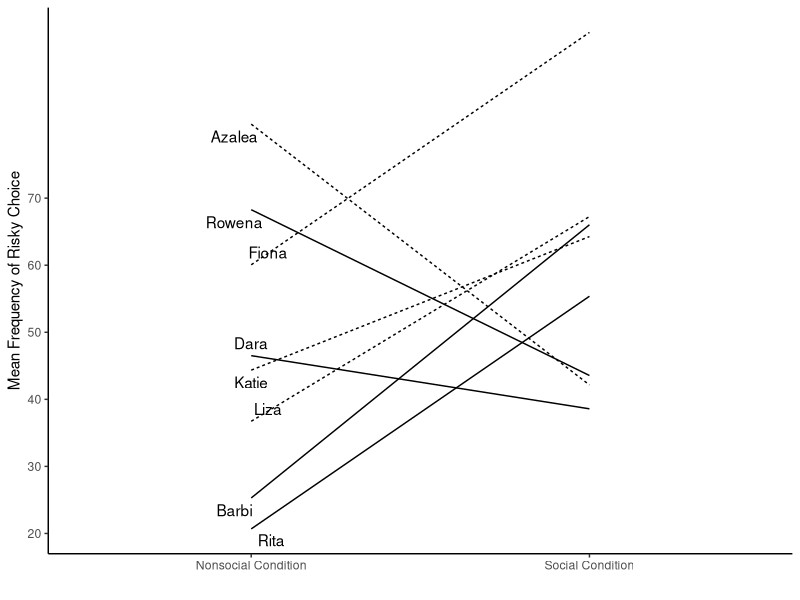
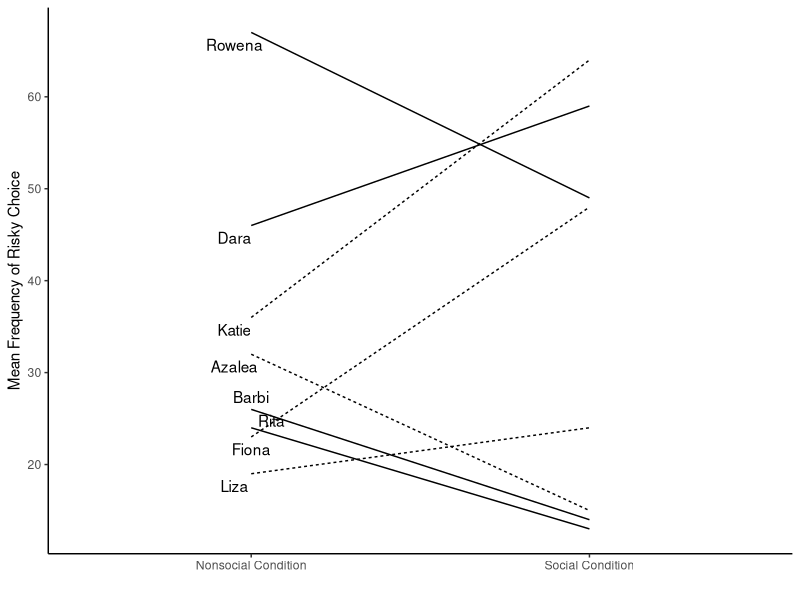
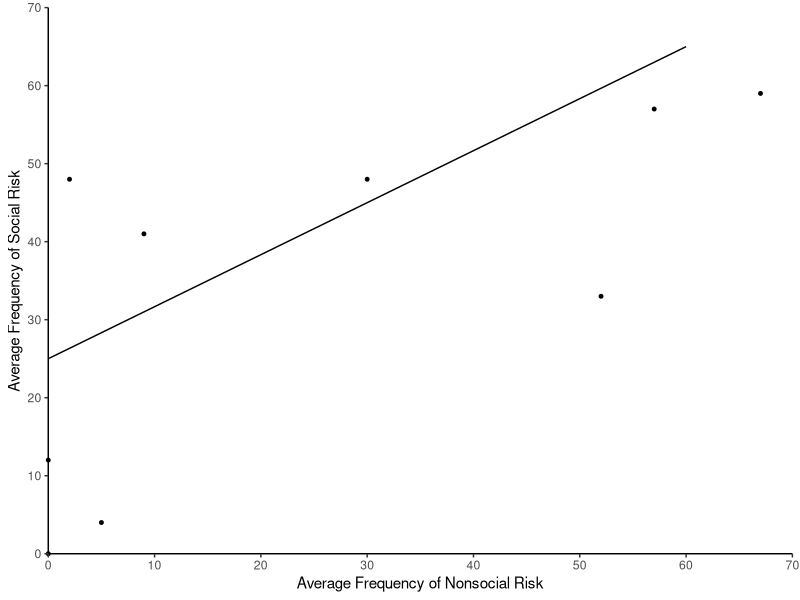
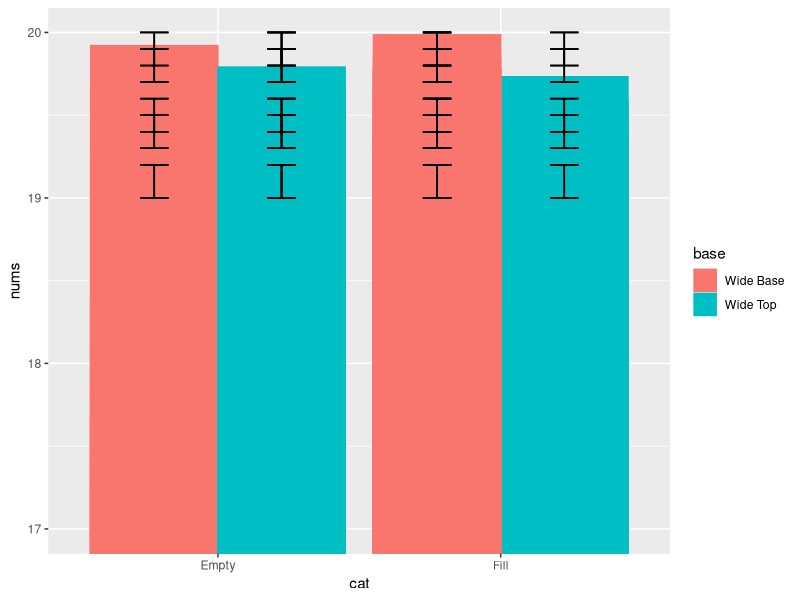
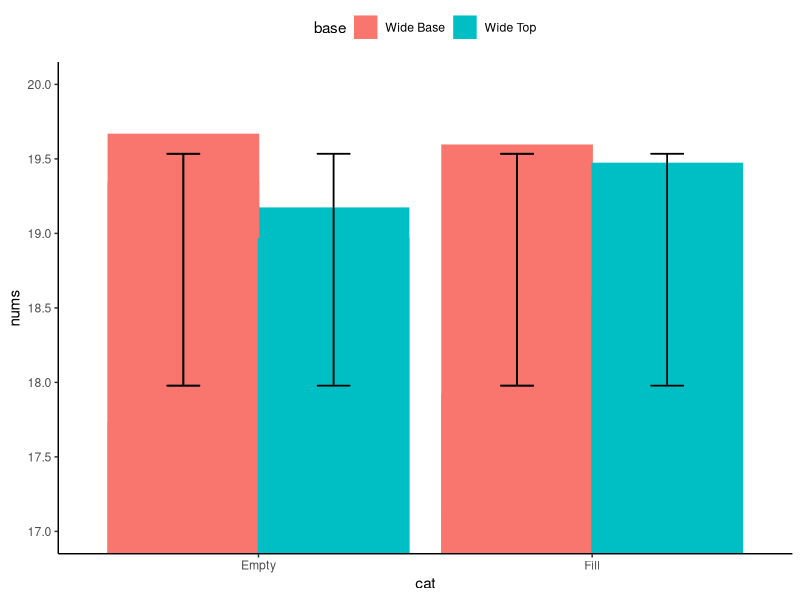

Write the R code that produced these figures, in order.
## ---- chunk 1
knitr::opts_chunk$set(echo = TRUE)
## ---- chunk 2
#loading library to enable visualization of ggplot function use
library(ggplot2)
library(ggrepel)
## ---- chunk 3

names<-rep(c("Dara","Rita","Liza", "Azalea", "Barbi","Rowena","Katie","Fiona"), each=2)
lnames<-c("","Dara","","Rita","","Liza", "","Azalea", "","Barbi","","Rowena","","Katie","","Fiona")
mean_frequency<-rnorm(16,45,25)
condition<-rep(c("Social Condition","Nonsocial Condition"),8)
adversity<-rep(c("Adverse","Not_Adverse"),times=c(4,4))

plot_df<-data.frame(names,mean_frequency,adversity,condition)

#print(plot_df)

b<-ggplot(plot_df, aes(condition,mean_frequency,group=names,linetype=adversity))+geom_line()+geom_text_repel(label=lnames, position = "nudge")+theme_classic()

b+labs(x="",y="Mean Frequency of Risky Choice")+theme(legend.position = "none")+scale_y_continuous(breaks = pretty(0:70,n=7))
## ---- chunk 4

names<-rep(c("Dara","Rita","Liza", "Azalea", "Barbi","Rowena","Katie","Fiona"), each=2)
lnames<-c("","Dara","","Rita","","Liza", "","Azalea", "","Barbi","","Rowena","","Katie","","Fiona")
mean_frequency<-floor(runif(16,0,70))
condition<-rep(c("Social Condition","Nonsocial Condition"),8)
adversity<-rep(c("Adverse","Not_Adverse"),times=c(4,4))

plot_df<-data.frame(names,mean_frequency,adversity,condition)

#print(plot_df)

a<-ggplot(plot_df, aes(condition,mean_frequency,group=names,linetype=adversity))+geom_line()+geom_text_repel(label=lnames, position = "nudge")+theme_classic()

a+theme(legend.position = "none")+labs(x="",y="Mean Frequency of Risky Choice")+theme(legend.position = "none")+scale_y_continuous(breaks = pretty(0:70,n=7))
## ---- chunk 5
avg_nonsoc<-c(0,60)
avg_soc<-c(25,65)
ad_avg_nonsoc<-c(0,0,2,5,9,30,52,57,67)
ad_avg_soc<-c(0,12,48,4,41,48,33,57,59)
plot_da<-data.frame(avg_nonsoc,avg_soc)
plot_db<-data.frame(ad_avg_nonsoc,ad_avg_soc)

c<-ggplot(plot_da)+geom_line(mapping = aes(avg_nonsoc,avg_soc))+geom_point(data =plot_db ,x=ad_avg_nonsoc,y=ad_avg_soc, size=1)+theme_classic()+coord_cartesian(xlim = c(0,70),ylim = c(0,70),clip = "off")


c+labs(x="Average Frequency of Nonsocial Risk",y="Average Frequency of Social Risk")+scale_x_continuous(expand = c(0,0),breaks = pretty(0:70,n=7))+scale_y_continuous(expand = c(0,0),breaks = pretty(0:70,n=7))
## ---- chunk 6
nums<-runif(100,17,20)
cat<-as.factor(rep(c("Fill","Empty"),each=15,len=100))
base<-as.factor(rep(c("Wide Base","Wide Top"),each=45,len=100))
plot_dd<-data.frame(nums,cat,base)
f_mean<-rep(c(19.5,19.8,19.4,19.9,19.1),len=100)
f_se<-rep(c(.1,.1,.1,.1,.1),len=100)

ggplot(plot_dd,aes(cat,nums,group=base,color=base,fill=base))+geom_bar(stat = "identity",position = "dodge")+coord_cartesian(ylim = c(17,20))+geom_errorbar(aes(ymin=f_mean-f_se,ymax=f_mean+f_se),width=.2,position = position_dodge(width = 0.9),color="black")
## ---- chunk 7
#I understand that the issue here is that the means are not being separately calculated for each subset--will attempt to correct this, but will try another chart type first.
nums<-runif(10,17,20)
cat<-as.factor(rep(c("Fill","Empty"),each=5,len=10))
base<-as.factor(rep(c("Wide Base","Wide Top"),each=3,len=10))
f_mean<-rep(mean(nums),len=10)
f_se<-rep((sd(nums)^2),len=10)
plot_dd<-data.frame(nums,cat,base,f_mean,f_se)

e<-ggplot(plot_dd,aes(cat,nums,group=base,color=base,fill=base))+geom_bar(stat = "identity",position = "dodge")+coord_cartesian(ylim = c(17,20))+geom_errorbar(aes(ymin=f_mean-f_se,ymax=f_mean+f_se),width=.2,position = position_dodge(width = 0.9),color="black")+theme_classic()

e+theme(legend.position = "top")+scale_y_continuous(breaks = pretty(17:20,n=7))
## ---- chunk 8

pvalues<-c(91,81,88,47)
evalues<-c(1.5,1.5,7.5,7.5)
sex<-rep(c("Male","Female"),2)
plot_de<-data.frame(pvalues,evalues,sex)
